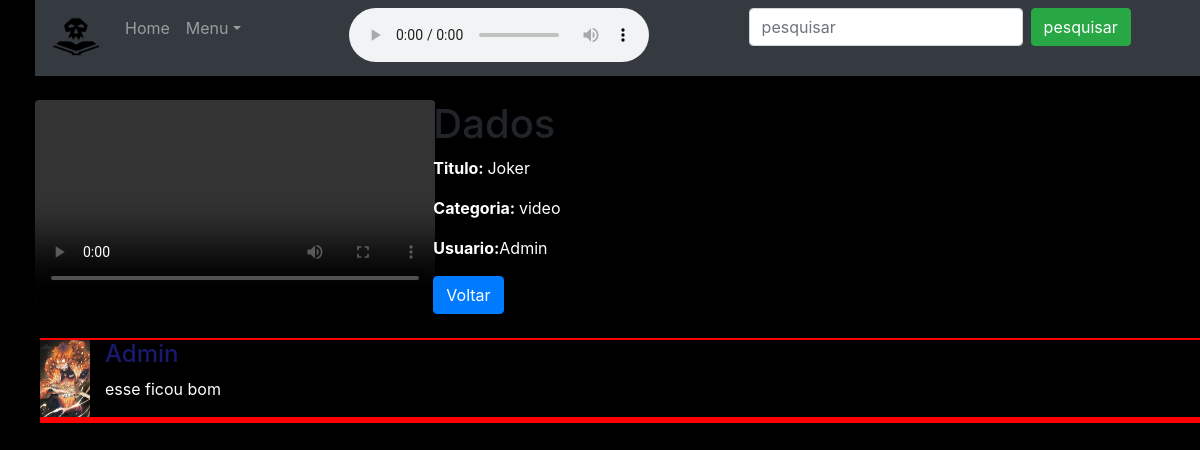
Page /heart/detalhe/4 on the committed database.
### heart/models.py (models this page shows, shortened)
class Videos(models.Model):
    Titulo = models.CharField(max_length=100)
    Categoria = models.CharField(max_length=100)
    Video = models.FileField(upload_to='videos')
    user = models.ForeignKey(User,on_delete=models.CASCADE)

class Perfil(models.Model):
    Usuario = models.ForeignKey(User, on_delete=models.CASCADE)
    NikeName = models.CharField(max_length=100)
    Historia = models.TextField(max_length=500,blank=True,null=True)
    Foto = models.ImageField(upload_to='videos')

class Coment(models.Model):
    user = models.ForeignKey(User,on_delete=models.CASCADE)
    video = models.ForeignKey(Videos,on_delete=models.CASCADE)
    Comentario = models.TextField()

### heart/views.py (the view)
# urls.py: path('heart/detalhe/<int:id>',views.Detalhes),
def Detalhes(request,id):
    vid = Videos.objects.get(id=id)
    com = Coment.objects.filter(video=vid)
    per = Perfil.objects.all()
    context = {'vid':vid,'com':com,'per':per}
    return render(request,'Detalhes.html',context)

### Templates/Detalhes.html (shortened to what this page needs)
{% extends 'page-model.html' %}
{% load static %}
{% block content %}
<br>
<div class="row" style="margin-left:20px;">
     <div class="col-sm-4">
        <video controls width="400px" class="rounded">
              <source  src="{{vid.Video.url}}">
        </video>
     </div>
     <div class="col-sm-4">
         <h1>Dados</h1>
         <p><strong>Titulo: </strong>{{vid.Titulo}}</p>
         <p><strong>Categoria: </strong>{{vid.Categoria}}</p>
         <p><strong>Usuario:</strong>{{vid.user}}</p>
         <a href="/" class="btn btn-primary"> Voltar</a>
    </div>
</div>
<br>
{% for c in com %}
    {% for per in per%}
    <div class="row" style="border-bottom:2px solid red; margin-left:40px;">
        {% if c.user == per.Usuario %}
            <img src="{{per.Foto.url}}" width="50px;">
            <div class="col-sm-4">
                 <h4>{{c.user}}</h4>
                <p>{{c.Comentario}}</p>
            </div>
        {% endif %}
    </div>
    {% endfor%}
{% endfor%}
{% endblock %}

### Templates/Detalhes.html (style rules this page uses)
h4 { color:#191970; }
p { color:white; }

### rows in the picture
Videos: Titulo "Joker", Categoria "video", user "Admin"
Coment: user "Admin", Comentario "esse ficou bom"
Perfil: Foto (picture)
